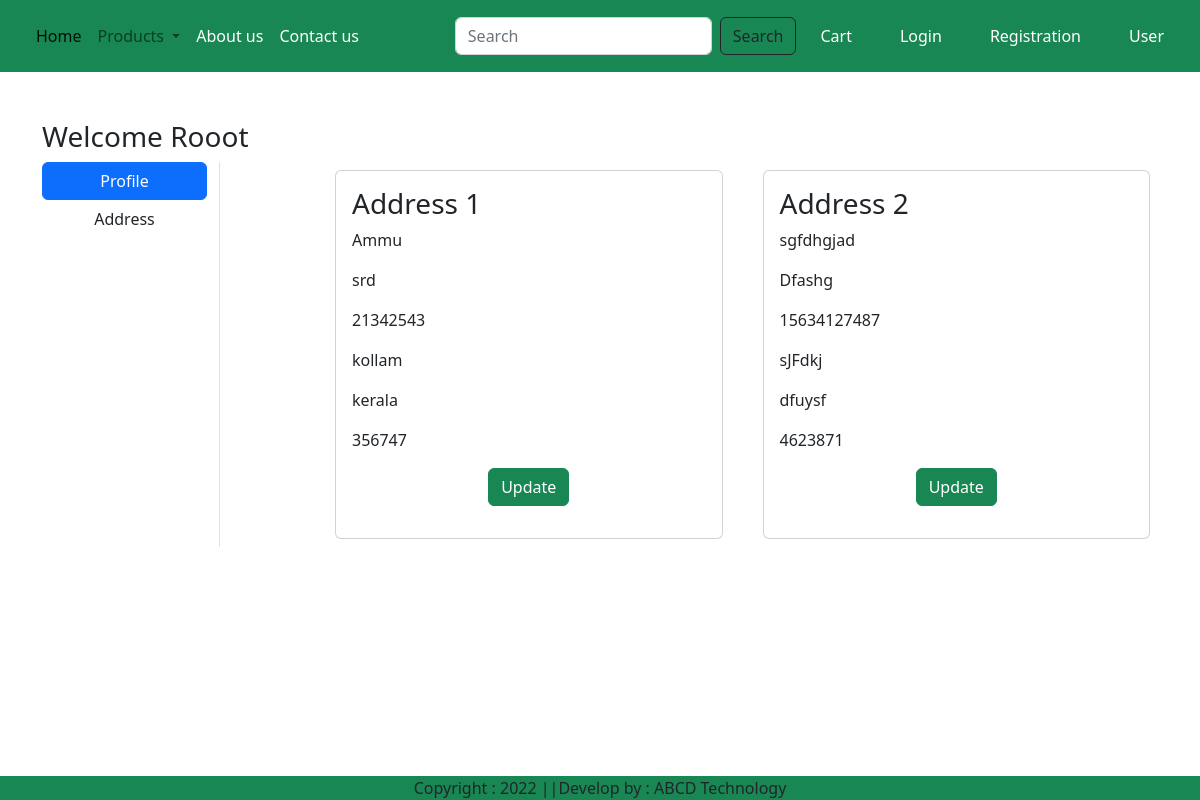
The app's page /address/ (signed in) with its own data.
### ecomapp/models.py (models this page shows, shortened)
class Customer(models.Model):
    user= models.ForeignKey(User,on_delete=models.CASCADE)
    name=models.CharField(max_length=200)
    locality=models.CharField(max_length=200)
    city=models.CharField(max_length=100)
    mobile=models.IntegerField(default=0)
    zipcode=models.IntegerField()
    state=models.CharField(max_length=100)

### ecomapp/views.py (the view)
# urls.py: path('address/',views.address,name='address'),
def address(request):
     add=Customer.objects.filter(user=request.user)
     return render(request,'address.html',locals())

### ecomapp/templates/address.html (shortened to what this page needs)
{% extends 'base.html' %}
{% load static %}
{% block main-content %}
<div class="container my-5">
    <div class="row">
        <h3>Welcome <span class="text-capitalize">{{request.user}}</span> </h3>
       <div class="col-sm-2 border-end">
        <ul class="list-unstyled">
            <li class="d-grid"><a href="{% url 'profile' %}" class="btn btn-primary">Profile</a></li>
            <li class="d-grid"><a href="{% url 'address' %}" class="btn">Address</a> </li>
        </ul>
    </div>
    <div class="col-sm-9 offset-sm-1">
        <div class="row">
            {% for ad in add %}
                <div class="col-sm-6">
                    <div class="card m-2">
                       <div class="card-body">
                           <h3>Address {{forloop.counter}}</h3>
                           <p>{{ad.name}}</p>
                           <p>{{ad.locality}}</p>
                           <p>{{ad.mobile}}</p>
                           <p>{{ad.city}}</p>
                           <p>{{ad.state}}</p>
                           <p>{{ad.zipcode}}</p>
                           <p class="text-center"><a href="{% url 'updateAddress' pk=ad.id %}" type="button" class="btn btn-success">Update</a></p>
                       </div>
                   </div>
                </div>
            {% endfor %}
        </div>
    </div>
</div>
</div>
{% endblock main-content %}

### records on screen
Customer: name "Ammu", locality "srd", mobile "21342543", city "kollam", state "kerala", zipcode "356747"
Customer: name "sgfdhgjad", locality "Dfashg", mobile "15634127487", city "sJFdkj", state "dfuysf", zipcode "4623871"

### other values on screen
{{ request.user }} "Rooot"
